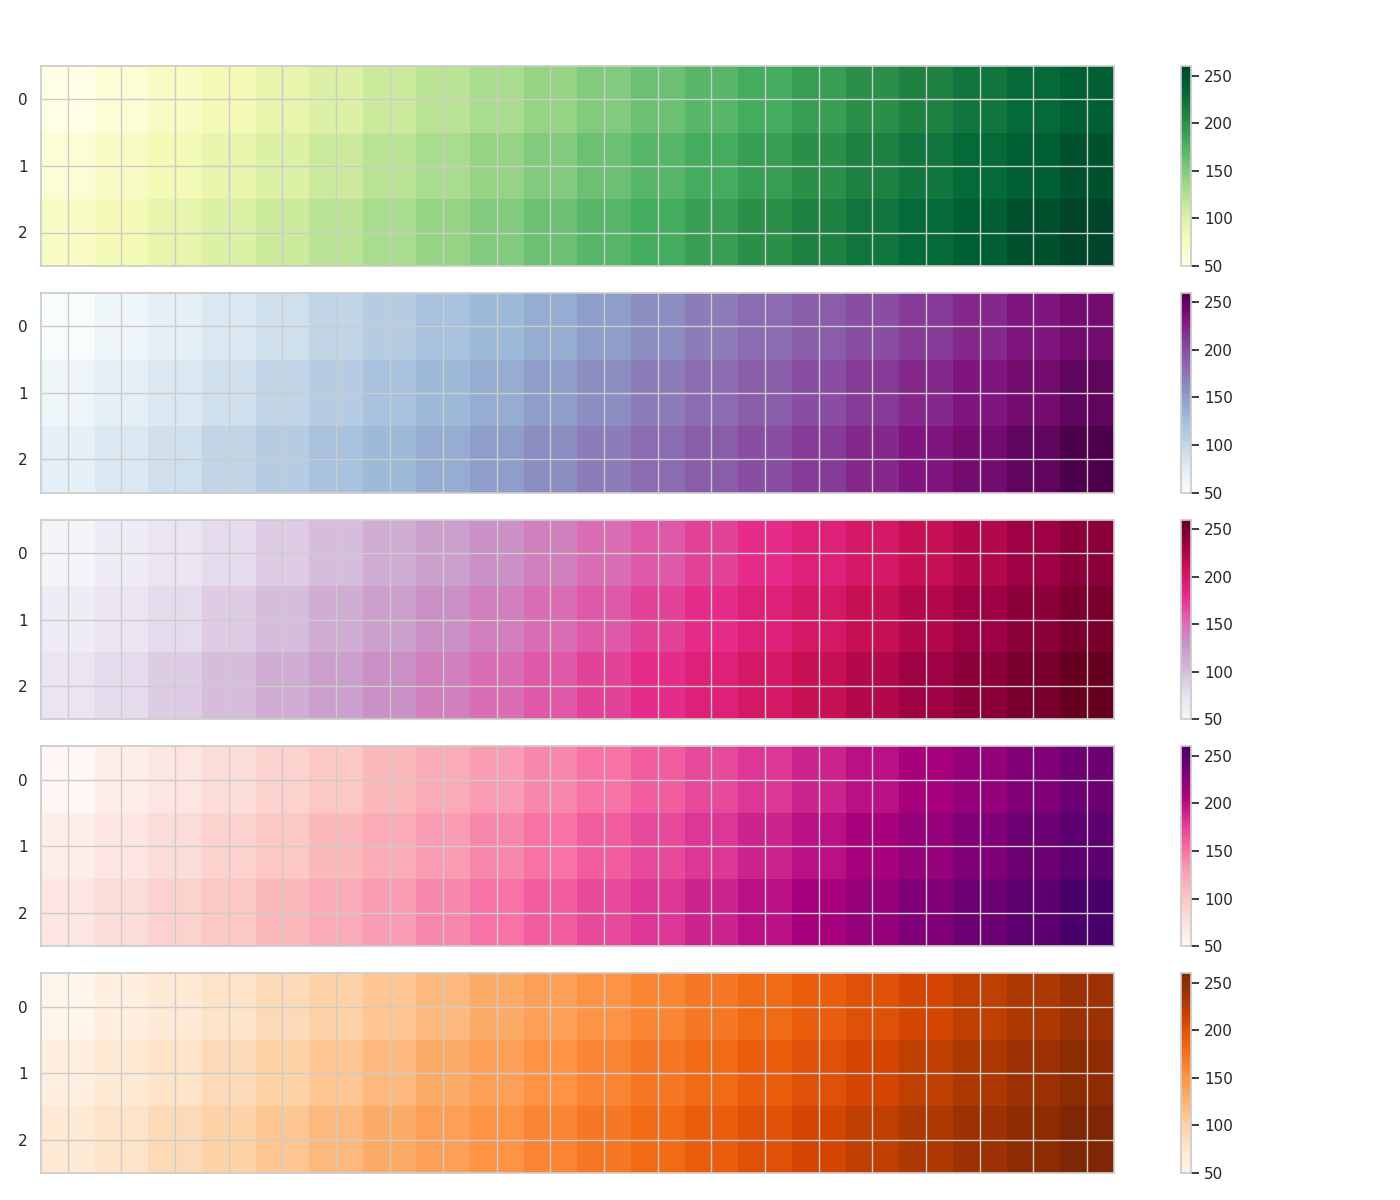

This figure's Python source:
import matplotlib.pyplot as plt
import numpy as np

years = np.arange(2010, 2030)
main_disciplines = ['Biology', 'Computer Science', 'Physics', 'Mathematics', 'Chemistry']
subcategories = {
    'Biology': ['Molecular Biology', 'Ecology', 'Genetics'],
    'Computer Science': ['AI', 'Cybersecurity', 'Data Science'],
    'Physics': ['Quantum Physics', 'Astrophysics', 'Thermodynamics'],
    'Mathematics': ['Algebra', 'Calculus', 'Statistics'],
    'Chemistry': ['Organic Chemistry', 'Inorganic Chemistry', 'Physical Chemistry']
}

paper_submissions = {discipline: np.array([
    np.arange(50 + i * 10, 50 + i * 10 + len(years) * 10, 10) for i in range(len(subcats))
]) for discipline, subcats in subcategories.items()}

# List of colormaps to cycle through, simulating color shuffling
colormaps = ['YlGn', 'BuPu', 'PuRd', 'RdPu', 'Oranges']

fig, axes = plt.subplots(len(main_disciplines), 1, figsize=(14, 12), sharex=True)

for idx, (discipline, subcats) in enumerate(subcategories.items()):
    ax = axes[idx]
    # Cycle through different colormaps for each main discipline
    heat_map = ax.imshow(paper_submissions[discipline], cmap=colormaps[idx % len(colormaps)], aspect='auto', interpolation='nearest')
    ax.set_yticks(np.arange(len(subcats)))
    
    # Add color bar without label
    fig.colorbar(heat_map, ax=ax, orientation='vertical')

plt.xticks(ticks=np.arange(len(years)), labels=[''] * len(years))
plt.xlabel('')
plt.tight_layout(rect=[0, 0, 1, 0.96])
plt.show()
